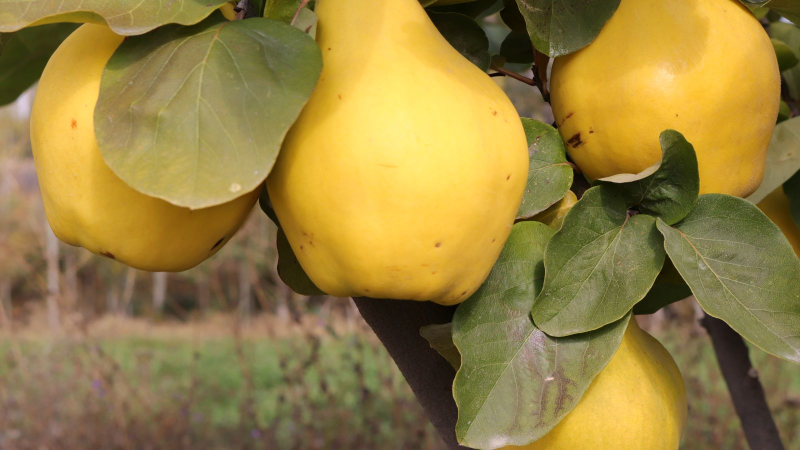
#> input picture assets/foto/ayva-1.jpg, 1600 x 900 px (shown at 1/2 size)
$ python kapak.py ../../assets/foto/ayva-1.jpg ../../assets/foto/ayva-2.jpg
#> lines starting #> are read from the running program, lines starting #| are printed output that depends on the picture
#!/usr/bin/env python3
"""Instagram Reels kapağı: uret.py'nin kart.jpg'sini 1080x1920 tuvale yerleştirir.
Kart, ızgaranın kırptığı 3:4 alanın (y 240-1680) içinde kalır; kalan alan kartın bulanık hali.

Kullanım: python3 _build/sosyal/kapak.py <kart.jpg> <kapak.jpg>
"""
import sys
from PIL import Image, ImageEnhance, ImageFilter

W, H = 1080, 1920


def main(kart, cikti):
#> called with kart = '../../assets/foto/ayva-1.jpg', cikti = '../../assets/foto/ayva-2.jpg'
    k = Image.open(kart).convert("RGB")
#> k is the input picture: PIL image 1600x900 RGB; mean R, G, B 151.7, 129, 64.9
    k = k.resize((W, round(k.height * W / k.width)), Image.LANCZOS)
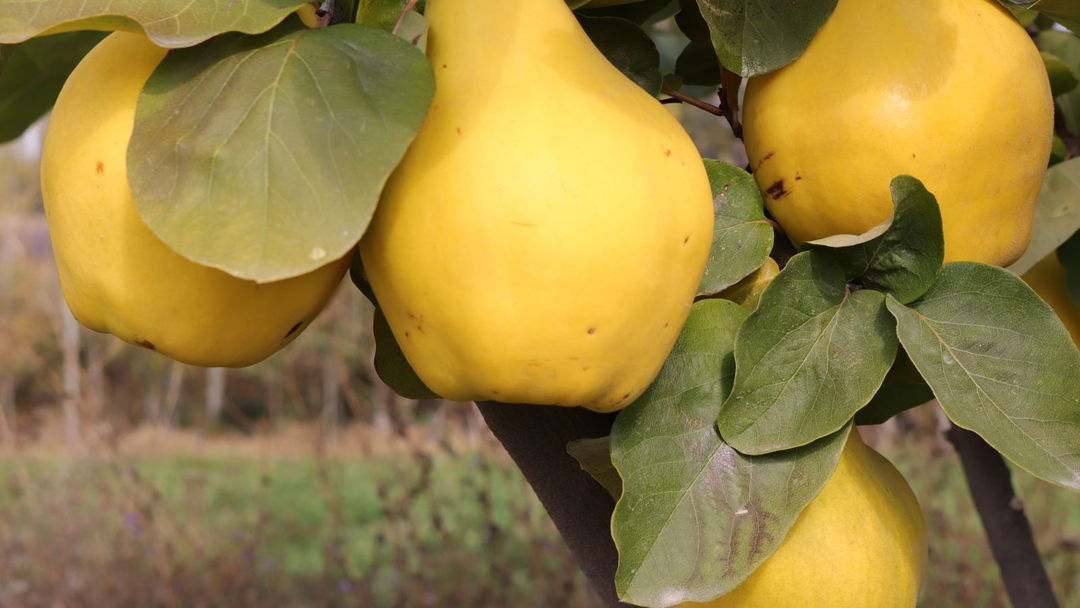
#> k: PIL image 1080x608 RGB; mean R, G, B 151.7, 129, 64.9
    o = max(W / k.width, H / k.height)
#> o = 3.16
    z = k.resize((round(k.width * o) + 1, round(k.height * o) + 1), Image.LANCZOS)
    x, y = (z.width - W) // 2, (z.height - H) // 2
#> x = 1166; y = 0
    z = z.crop((x, y, x + W, y + H)).filter(ImageFilter.GaussianBlur(40))
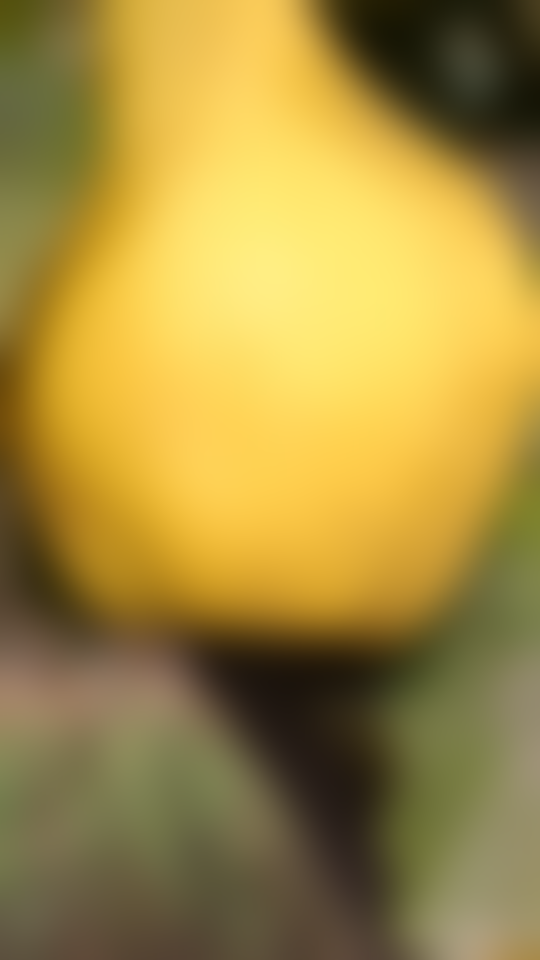
#> z: PIL image 1080x1920 RGB (shown at 1/2 size); mean R, G, B 165.5, 140.9, 65.1
    z = ImageEnhance.Brightness(z).enhance(0.45)
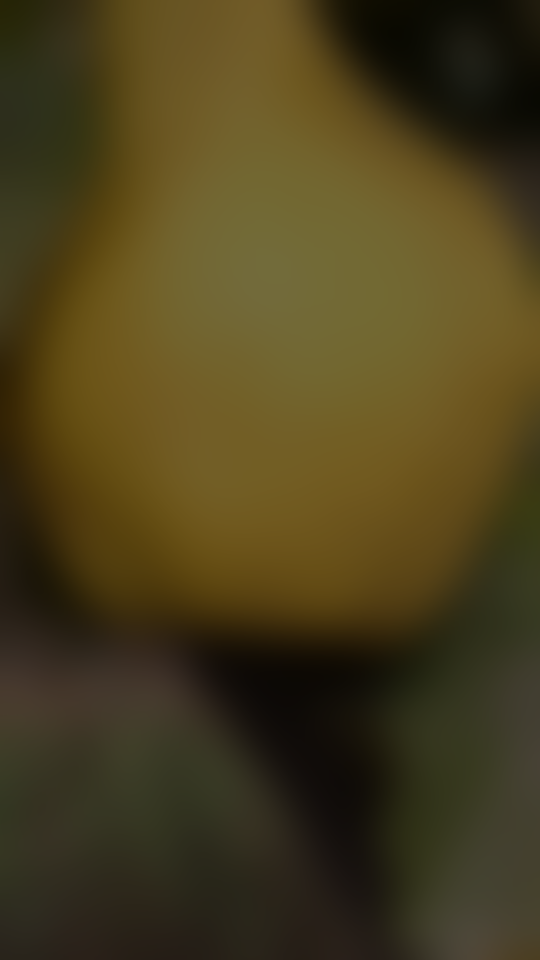
#> z: PIL image 1080x1920 RGB (shown at 1/2 size); mean R, G, B 74, 62.9, 28.8
    z.paste(k, (0, (H - k.height) // 2))
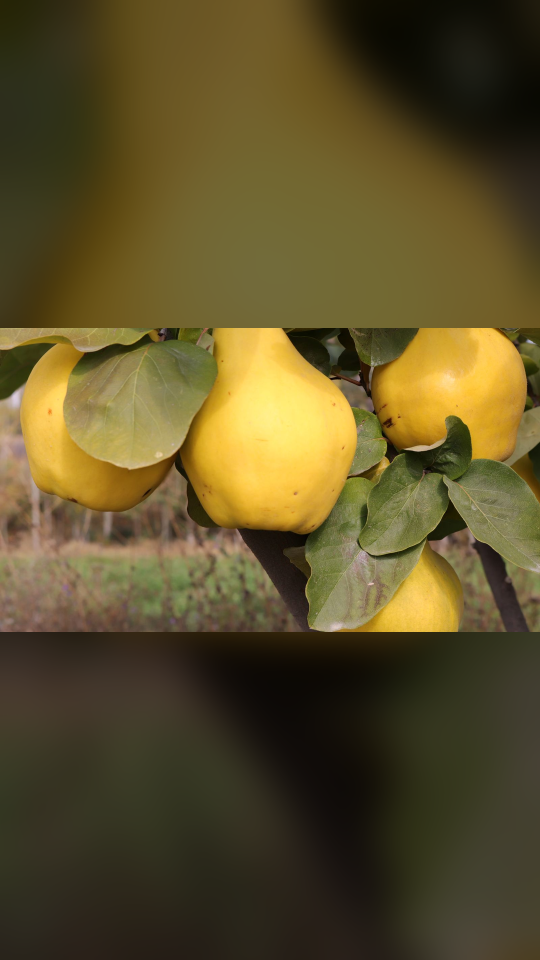
#> z: PIL image 1080x1920 RGB (shown at 1/2 size); mean R, G, B 92.8, 80.2, 41.1
    z.save(cikti, quality=90, optimize=True)


if __name__ == "__main__":
    main(sys.argv[1], sys.argv[2])

$ run again, on assets/foto/ayva-3.jpg
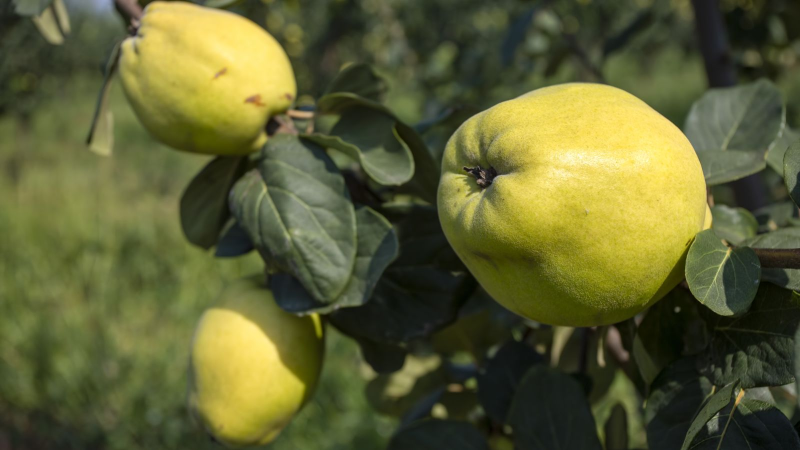
#> input picture assets/foto/ayva-3.jpg, 1600 x 900 px (shown at 1/2 size)
#> in main, k is the input picture: PIL image 1600x900 RGB; mean R, G, B 94.1, 96.3, 51.9
#> k: PIL image 1080x608 RGB
#> in main, `z = z.crop((x, y, x + W, y + H)).filter(ImageFilter.GaussianBlur(40))`:
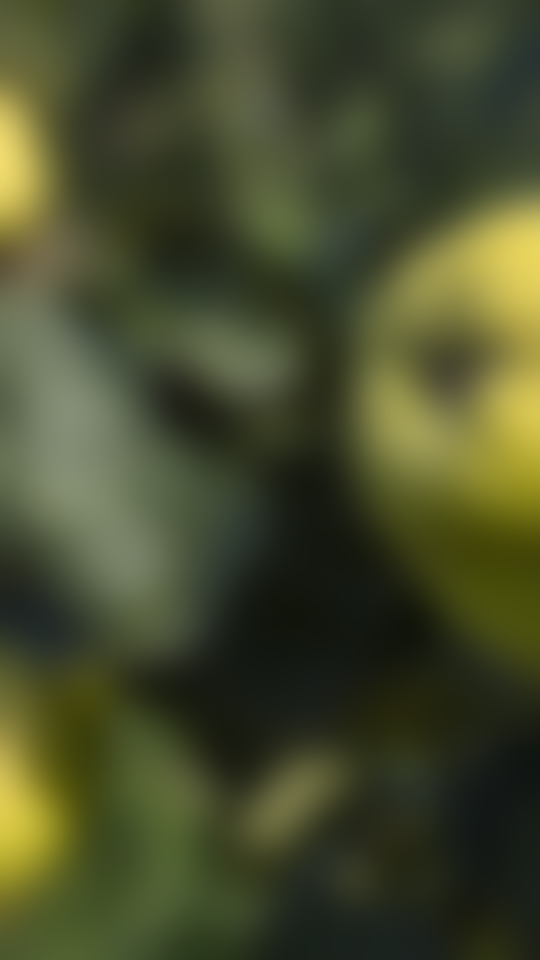
#> z: PIL image 1080x1920 RGB (shown at 1/2 size); mean R, G, B 70.4, 75.3, 44.2
#> in main, `z.paste(k, (0, (H - k.height) // 2))`:
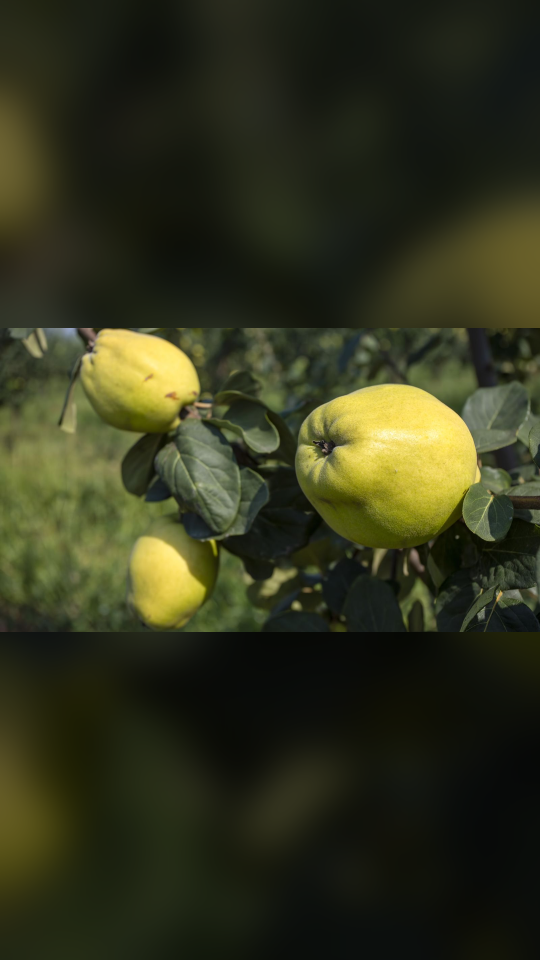
#> z: PIL image 1080x1920 RGB (shown at 1/2 size); mean R, G, B 49.6, 51.8, 28.6

$ run again, on assets/foto/balik-1.jpg
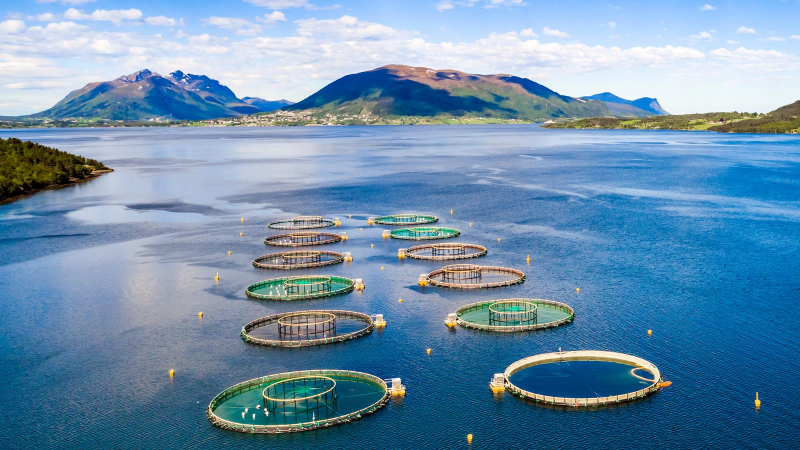
#> input picture assets/foto/balik-1.jpg, 1600 x 900 px (shown at 1/2 size)
#> in main, k is the input picture: PIL image 1600x900 RGB; mean R, G, B 108.4, 144, 173
#> k: PIL image 1080x608 RGB
#> in main, `z = z.crop((x, y, x + W, y + H)).filter(ImageFilter.GaussianBlur(40))`:
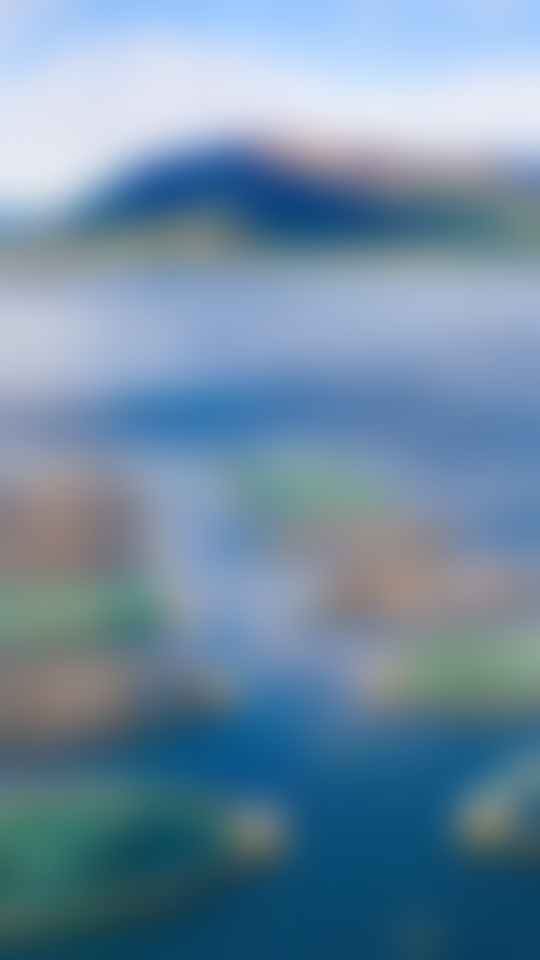
#> z: PIL image 1080x1920 RGB (shown at 1/2 size); mean R, G, B 112.4, 140.7, 163.7
#> in main, `z.paste(k, (0, (H - k.height) // 2))`:
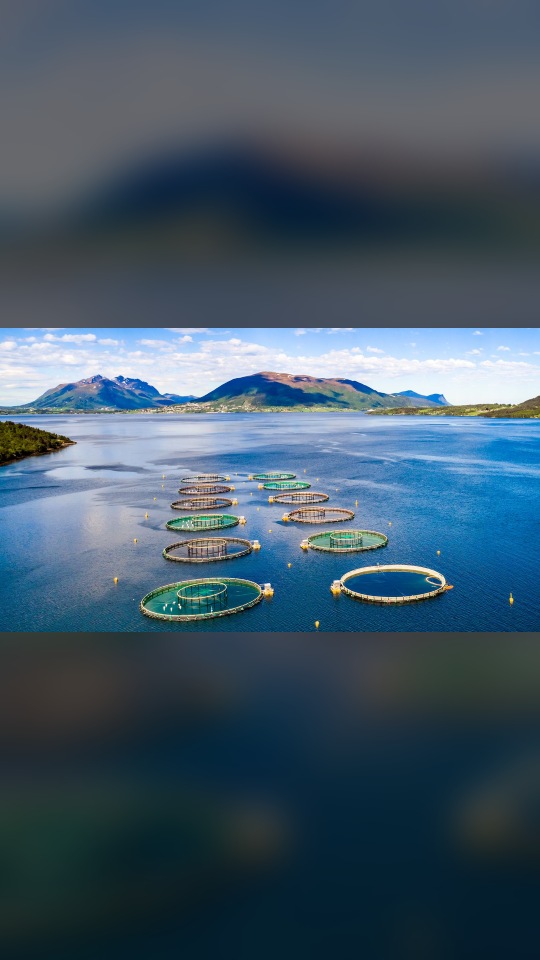
#> z: PIL image 1080x1920 RGB (shown at 1/2 size); mean R, G, B 66.7, 87.8, 103.9

$ run again, on assets/foto/balik-2.jpg
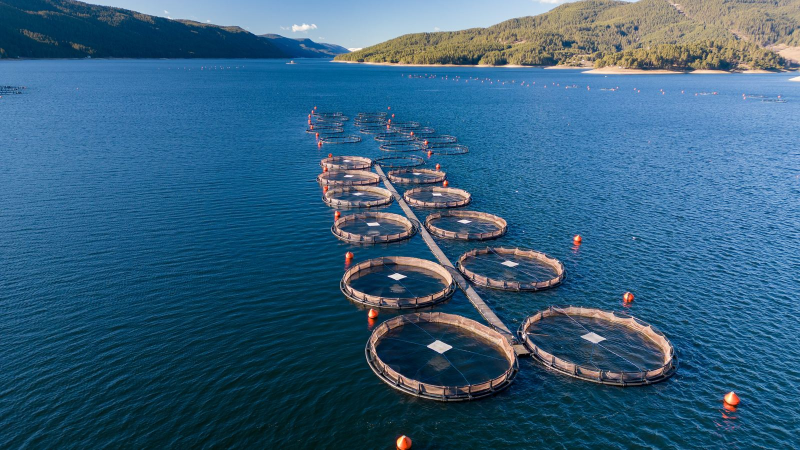
#> input picture assets/foto/balik-2.jpg, 1600 x 900 px (shown at 1/2 size)
#> in main, k is the input picture: PIL image 1600x900 RGB; mean R, G, B 52.6, 95.7, 125
#> k: PIL image 1080x608 RGB
#> in main, `z = z.crop((x, y, x + W, y + H)).filter(ImageFilter.GaussianBlur(40))`:
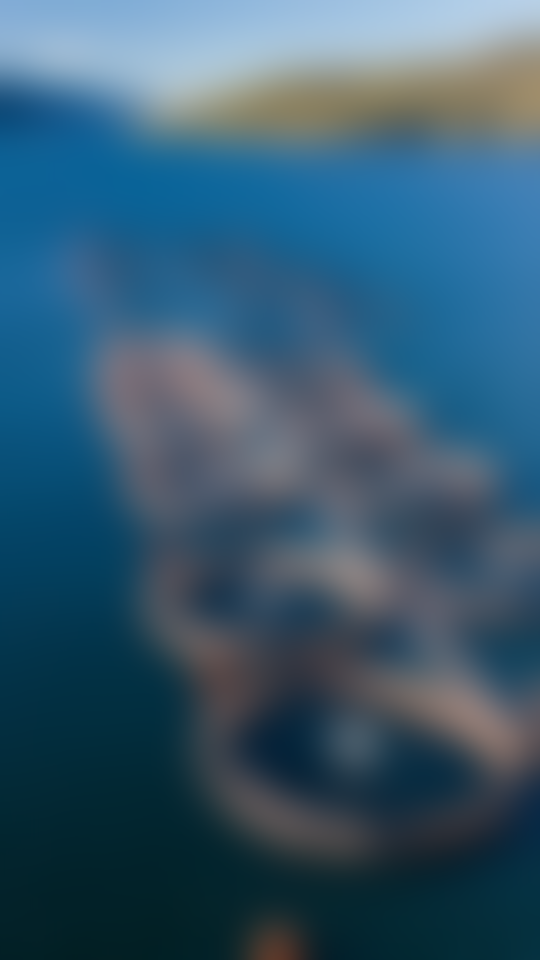
#> z: PIL image 1080x1920 RGB (shown at 1/2 size); mean R, G, B 55.8, 90.3, 112.2
#> in main, `z.paste(k, (0, (H - k.height) // 2))`:
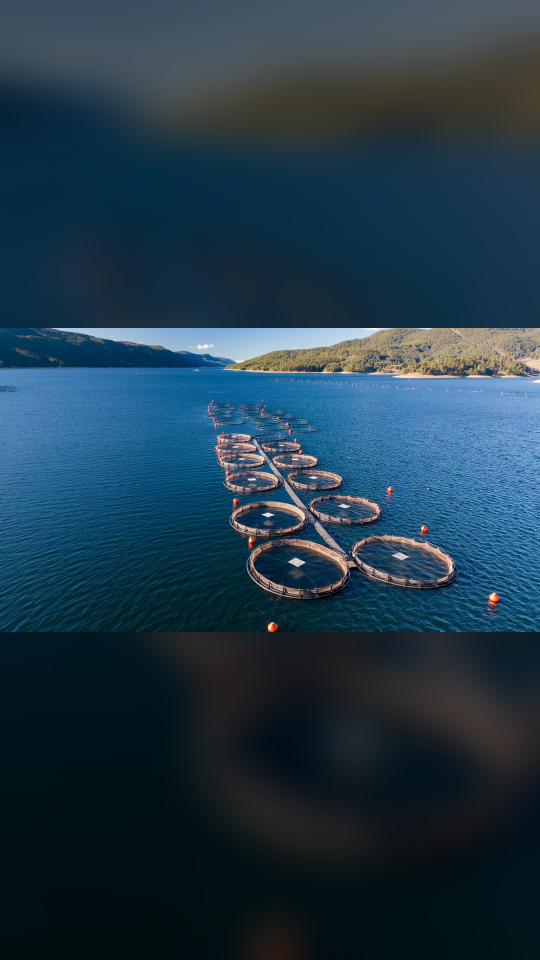
#> z: PIL image 1080x1920 RGB (shown at 1/2 size); mean R, G, B 32.8, 57.7, 73.5
